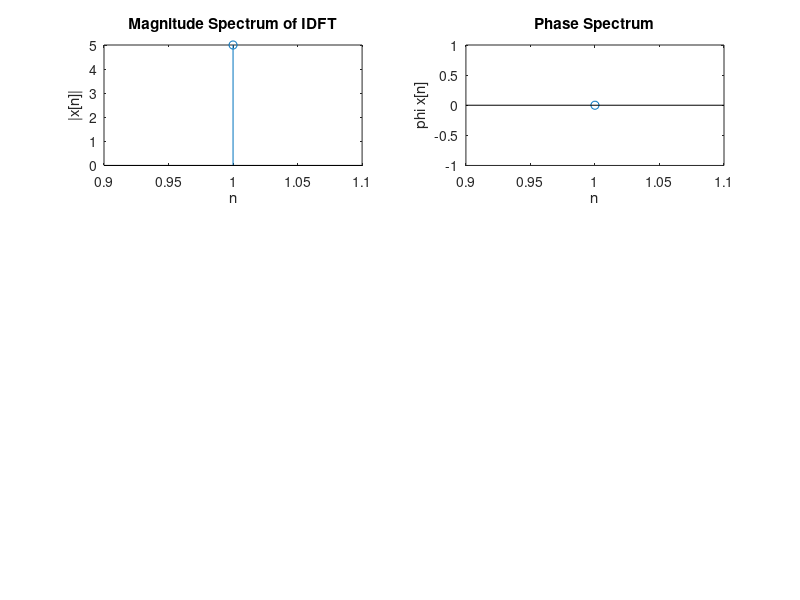

Reproduce this figure in MATLAB.
clc
clear all
close all
x = input("Enter sequence: ");
N = length(x);
X = zeros(1,N);
for k = 0:N-1
    for n = 0:N-1
        X(k+1) = X(k+1) + (1/N)*x(n+1).*exp((j*2*pi*k*n)/N)
    end
end

k = 1:N;
disp(X)
abs(X)
angle(X)
subplot(3,2,1)
stem(k,abs(X))
xlabel('n')
ylabel('|x[n]|')

title("Magnitude Spectrum of IDFT")

subplot(3,2,2)
stem(k, angle(X))
xlabel('n')
ylabel('phi x[n]')
title("Phase Spectrum")